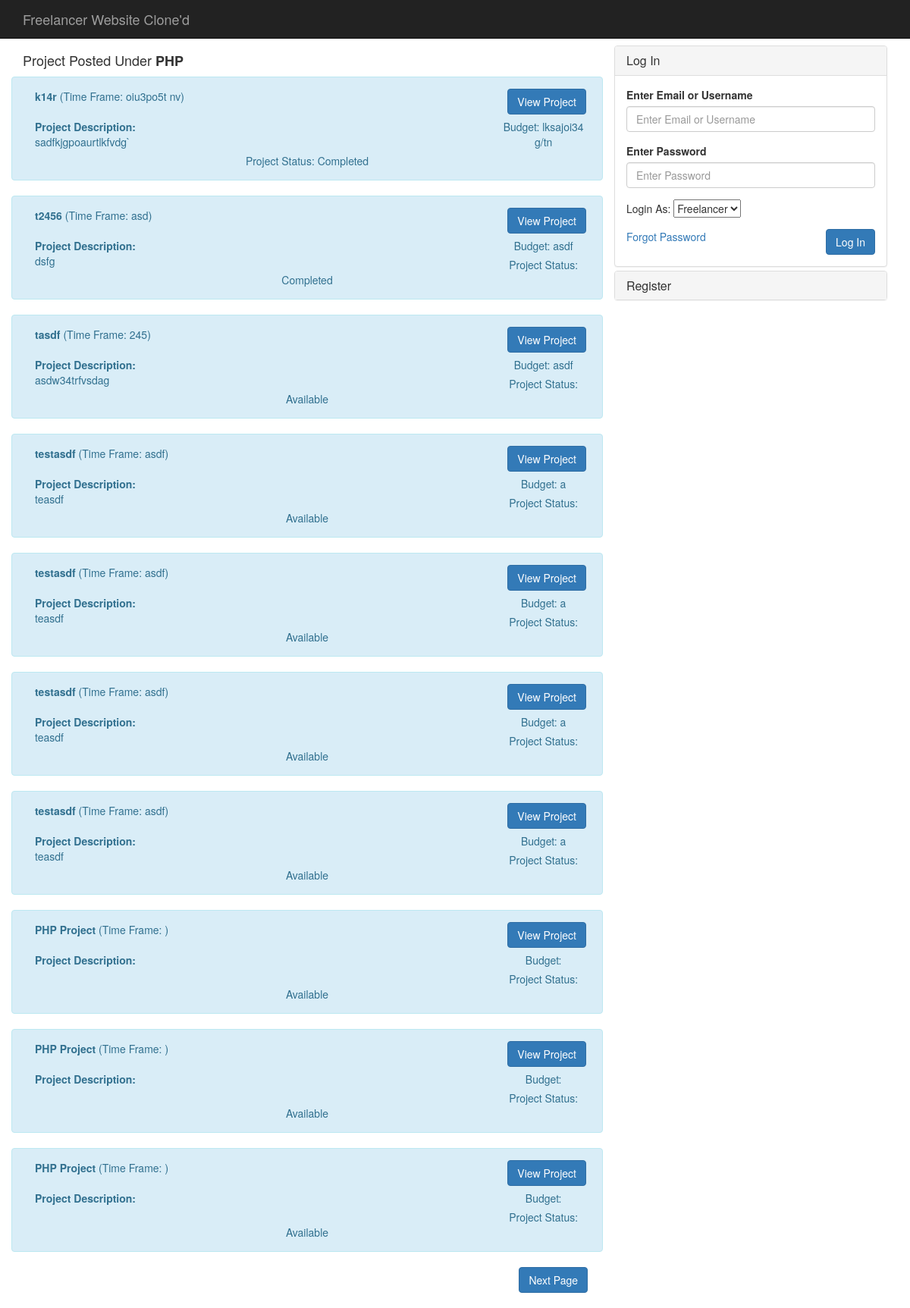
The page /cat.php?catid=1 on the database its author committed.
### tables this page shows
CREATE TABLE IF NOT EXISTS `category` (
  `id` int(11) NOT NULL AUTO_INCREMENT,
  `value` varchar(150) NOT NULL,
  PRIMARY KEY (`id`),
  UNIQUE KEY `value` (`value`)
);

CREATE TABLE IF NOT EXISTS `project` (
  `id` int(11) NOT NULL AUTO_INCREMENT,
  `catid` text NOT NULL,
  `userid` int(11) NOT NULL,
  `title` text NOT NULL,
  `description` text,
  `budget` text,
  `timeframe` varchar(200) NOT NULL,
  `date` datetime NOT NULL,
  `status` enum('0','1') NOT NULL,
  PRIMARY KEY (`id`)
);

CREATE TABLE IF NOT EXISTS `website_config` (
  `id` int(11) NOT NULL AUTO_INCREMENT,
  `config` varchar(200) NOT NULL,
  `value` text NOT NULL,
  PRIMARY KEY (`id`),
  UNIQUE KEY `config` (`config`)
);

### classes/loader.php (called while the page is built, shortened)
<?php
include __DIR__.'/../config.php';
include_once 'WebsiteConfig.class.php';
$websiteConfig = new WebsiteConfig();
include_once 'DisplayCat.class.php';
$displaycat = new DisplayCat();
include('db_func.php');
?>

### classes/DisplayCat.class.php (called while the page is built, shortened)
<?php
class DisplayCat{
	public function singleCatData($id, $from, $to){
		global $dblink;
		$v = $dblink->prepare("SELECT * FROM project WHERE catid=? ORDER BY date DESC LIMIT ?,?");
		$v->bind_param("iii", $id, $from, $to );
		$v->execute();
		$result = get_result($v);
		return $result;
	}
	public function singleCatDataFull($id){
		global $dblink;
		$v = $dblink->prepare("SELECT * FROM project WHERE catid=?");
		$v->bind_param("i", $id );
		$v->execute();
		$v->store_result();
		$result = $v->num_rows;
		return $result;
	}
	public function catData($id){
		global $dblink;
		$v = $dblink->prepare("SELECT * FROM category WHERE id=?");
		$v->bind_param("i", $id);
		$v->execute();
		$result = get_result($v);
		foreach ($result as $value){
			return $value;
		}
	}
}
?>

### classes/db_func.php (called while the page is built)
<?php
function get_result( $Statement ) {
    $RESULT = array();
    $Statement->store_result();
    for ( $i = 0; $i < $Statement->num_rows; $i++ ) {
        $Metadata = $Statement->result_metadata();
        $PARAMS = array();
        while ( $Field = $Metadata->fetch_field() ) {
            $PARAMS[] = &$RESULT[ $i ][ $Field->name ];
        }
        call_user_func_array( array( $Statement, 'bind_result' ), $PARAMS );
        $Statement->fetch();
    }
    return $RESULT;
}
?>

### classes/WebsiteConfig.class.php (called while the page is built)
<?php
class WebsiteConfig{
	public function getConfigValue($value){
		$get_value = $this->DbQuery($value);
		foreach ($get_value as $key) {
			$result = $key['value'];
		}
		return $result;
	}
	private function DbQuery($find){
		global $dblink;
		$query = "SELECT * FROM website_config WHERE config = '$find'";
		$value = $dblink->query($query);
		return $value;
	}
}
?>

### cat.php (the view, shortened to what this page needs)
<?php
include 'header.php';
?>
<div class="container">
	<div class="row">
	<div class="col-md-8">
		<h4>Project Posted Under <b><?php echo $displaycat->catData($_GET['catid'])['value'] ?></b></h4>
		<?php
		$num_rec_per_page=10;
if (isset($_GET["page"])) { $page  = $_GET["page"]; } else { $page=1; };
$start_from = ($page-1) * $num_rec_per_page;
		$data = $displaycat->singleCatData($_GET['catid'], $start_from, $num_rec_per_page);
		$total_records = $displaycat->singleCatDataFull($_GET['catid']);
		$total_pages = ceil($total_records / $num_rec_per_page);
			?>
			<?php
		foreach($data as $row){
			?>
			<div class="row alert alert-info">
				<div class="col-md-10">
					<b><?php echo $row['title']; ?></b> (Time Frame: <?php echo $row['timeframe']; ?>)<br><br>
					<b>Project Description:</b><br>
					<?php echo $row['description']; ?><br>
				</div>
				<div class="col-md-2 text-center">
					<a href="project.php?id=<?php echo $row['id']; ?>" class="btn btn-primary">View Project</a></div><br><br>
					<p class="text-center">Budget: <?php echo $row['budget']; ?></p>
					<p class="text-center">Project Status: <?php
					 if($row['status']==1){
					 	echo "Completed";
					 }
					 else {
					 	echo "Available";
					 }
						?></p>
			</div>
			<?php
		}
		?>
	</div>
<?php
include 'sidebar.php';
?>
</div>
<div class="col-md-8">
<?php
if($page < $total_pages){
$nextpage = $page+1;
echo "<a href='cat.php?catid=$_GET[catid]&page=$nextpage' class=\"btn btn-primary pull-right\">".'Next Page'."</a> ";
}
?>
</div>
<div class="col-md-4"></div>
<div class="col-md-12">&nbsp;</div>
</div>
<?php
include 'footer.php';
?>

### sidebar.php (shortened to what this page needs)
	<div class="col-md-4">
					<?php
			if(!isset($_SESSION['username'])){
			?>
			<div class="panel-group" id="accordion" role="tablist" aria-multiselectable="true">
				<div class="panel panel-default">
					<div class="panel-heading" role="tab" id="headingOne">
						<h4 class="panel-title"><a data-toggle="collapse" data-parent="#accordion" href="#collapseOne" aria-expanded="true" aria-controls="collapseOne"> Log In</a></h4>
					</div>
					<div id="collapseOne" class="panel-collapse collapse in" role="tabpanel" aria-labelledby="headingOne">
						<div class="panel-body">
							<form action="login.php" method="POST">
								<div class="form-group">
									<label for="username"><?php echo $websiteConfig->getConfigValue('nologin_login_email') ?></label>
									<input type="text" class="form-control" id="username" name="email" placeholder="<?php echo $websiteConfig->getConfigValue('nologin_login_email') ?>">
								</div>
								<div class="form-group">
									<label for="password"><?php echo $websiteConfig->getConfigValue('nologin_login_password') ?></label>
									<input type="password" class="form-control" id="password" name="password" placeholder="<?php echo $websiteConfig->getConfigValue('nologin_login_password') ?>">
								</div>
								<div class="form-group">
									Login As:
									<select name="type">
										<option value="1">Freelancer</option>
									</select>
								</div>
								<a href="forgot.php"><?php echo $websiteConfig->getConfigValue('nologin_login_forgotpass_text') ?></a>
								<button type="submit" class="btn btn-primary pull-right">
									<?php echo $websiteConfig->getConfigValue('nologin_login_button_text') ?>
								</button>
							</form>
						</div>
					</div>
				</div>
				<div class="panel panel-default">
					<div class="panel-heading" role="tab" id="headingTwo">
						<h4 class="panel-title"><a class="collapsed" data-toggle="collapse" data-parent="#accordion" href="#collapseTwo" aria-expanded="false" aria-controls="collapseTwo"> Register </a></h4>
					</div>
				</div>
			</div>
			<?php
			}
else {
	include 'logged-in.php';
}
			?>
			</div>

### css/style.css (style rules this page uses)
body { padding-top: 60px; }

### rows shown on the page
category: value "PHP"
project: title "k14r", timeframe "oiu3po5t nv", description "sadfkjgpoaurtlkfvdg`", budget "lksajoi34 g/tn", status "Completed"
project: title "t2456", timeframe "asd", description "dsfg", budget "asdf", status "Completed"
project: title "tasdf", timeframe "245", description "asdw34trfvsdag", budget "asdf", status "Available"
project: title "testasdf", timeframe "asdf", description "teasdf", budget "a", status "Available"
project: title "testasdf", timeframe "asdf", description "teasdf", budget "a", status "Available"
project: title "testasdf", timeframe "asdf", description "teasdf", budget "a", status "Available"
project: title "testasdf", timeframe "asdf", description "teasdf", budget "a", status "Available"
project: title "PHP Project", status "Available"
project: title "PHP Project", status "Available"
project: title "PHP Project", status "Available"
website_config: value "Enter Email or Username"
website_config: value "Enter Password"
website_config: value "Forgot Password"
website_config: value "Log In"

### other values the page prints
$websiteConfig->getConfigValue('title') "Freelancer Website Clone'd"
